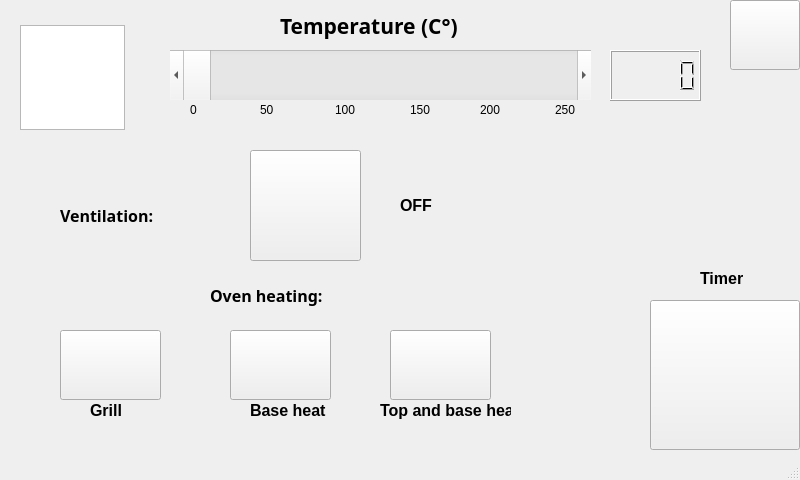
<?xml version="1.0" encoding="UTF-8"?>
<ui version="4.0">
 <class>FinestraS</class>
 <widget class="QMainWindow" name="FinestraS">
  <property name="geometry">
   <rect>
    <x>0</x>
    <y>0</y>
    <width>800</width>
    <height>480</height>
   </rect>
  </property>
  <property name="windowTitle">
   <string>MainWindow</string>
  </property>
  <widget class="QWidget" name="centralwidget">
   <widget class="QGraphicsView" name="temperature">
    <property name="geometry">
     <rect>
      <x>20</x>
      <y>25</y>
      <width>105</width>
      <height>105</height>
     </rect>
    </property>
   </widget>
   <widget class="QPushButton" name="back">
    <property name="geometry">
     <rect>
      <x>730</x>
      <y>0</y>
      <width>70</width>
      <height>70</height>
     </rect>
    </property>
    <property name="text">
     <string/>
    </property>
   </widget>
   <widget class="QScrollBar" name="temperatureBar">
    <property name="geometry">
     <rect>
      <x>170</x>
      <y>50</y>
      <width>421</width>
      <height>50</height>
     </rect>
    </property>
    <property name="maximum">
     <number>250</number>
    </property>
    <property name="sliderPosition">
     <number>0</number>
    </property>
    <property name="orientation">
     <enum>Qt::Horizontal</enum>
    </property>
   </widget>
   <widget class="QLCDNumber" name="degree">
    <property name="geometry">
     <rect>
      <x>610</x>
      <y>50</y>
      <width>91</width>
      <height>51</height>
     </rect>
    </property>
    <property name="font">
     <font>
      <pointsize>10</pointsize>
      <weight>75</weight>
      <italic>false</italic>
      <bold>true</bold>
      <underline>false</underline>
      <strikeout>false</strikeout>
      <stylestrategy>PreferDefault</stylestrategy>
      <kerning>true</kerning>
     </font>
    </property>
   </widget>
   <widget class="QLabel" name="degree_0">
    <property name="geometry">
     <rect>
      <x>190</x>
      <y>100</y>
      <width>15</width>
      <height>20</height>
     </rect>
    </property>
    <property name="text">
     <string>0</string>
    </property>
   </widget>
   <widget class="QLabel" name="label">
    <property name="geometry">
     <rect>
      <x>260</x>
      <y>100</y>
      <width>21</width>
      <height>20</height>
     </rect>
    </property>
    <property name="text">
     <string>50</string>
    </property>
   </widget>
   <widget class="QLabel" name="label_2">
    <property name="geometry">
     <rect>
      <x>335</x>
      <y>100</y>
      <width>31</width>
      <height>20</height>
     </rect>
    </property>
    <property name="text">
     <string>100</string>
    </property>
   </widget>
   <widget class="QLabel" name="label_3">
    <property name="geometry">
     <rect>
      <x>410</x>
      <y>100</y>
      <width>31</width>
      <height>20</height>
     </rect>
    </property>
    <property name="text">
     <string>150</string>
    </property>
   </widget>
   <widget class="QLabel" name="label_4">
    <property name="geometry">
     <rect>
      <x>480</x>
      <y>100</y>
      <width>31</width>
      <height>20</height>
     </rect>
    </property>
    <property name="text">
     <string>200</string>
    </property>
   </widget>
   <widget class="QLabel" name="label_5">
    <property name="geometry">
     <rect>
      <x>555</x>
      <y>100</y>
      <width>31</width>
      <height>20</height>
     </rect>
    </property>
    <property name="text">
     <string>250</string>
    </property>
   </widget>
   <widget class="QPushButton" name="pushButton">
    <property name="geometry">
     <rect>
      <x>250</x>
      <y>150</y>
      <width>111</width>
      <height>111</height>
     </rect>
    </property>
    <property name="text">
     <string/>
    </property>
   </widget>
   <widget class="QPushButton" name="pushButton_2">
    <property name="geometry">
     <rect>
      <x>230</x>
      <y>330</y>
      <width>101</width>
      <height>70</height>
     </rect>
    </property>
    <property name="text">
     <string/>
    </property>
   </widget>
   <widget class="QPushButton" name="pushButton_3">
    <property name="geometry">
     <rect>
      <x>60</x>
      <y>330</y>
      <width>101</width>
      <height>70</height>
     </rect>
    </property>
    <property name="text">
     <string/>
    </property>
   </widget>
   <widget class="QPushButton" name="pushButton_4">
    <property name="geometry">
     <rect>
      <x>390</x>
      <y>330</y>
      <width>101</width>
      <height>70</height>
     </rect>
    </property>
    <property name="text">
     <string/>
    </property>
   </widget>
   <widget class="QPushButton" name="start">
    <property name="geometry">
     <rect>
      <x>650</x>
      <y>300</y>
      <width>150</width>
      <height>150</height>
     </rect>
    </property>
    <property name="font">
     <font>
      <family>JasmineUPC</family>
      <pointsize>36</pointsize>
      <weight>75</weight>
      <italic>false</italic>
      <bold>true</bold>
     </font>
    </property>
    <property name="text">
     <string/>
    </property>
   </widget>
   <widget class="QLabel" name="label_6">
    <property name="geometry">
     <rect>
      <x>280</x>
      <y>10</y>
      <width>221</width>
      <height>31</height>
     </rect>
    </property>
    <property name="font">
     <font>
      <family>Arial Black</family>
      <pointsize>16</pointsize>
      <weight>75</weight>
      <bold>true</bold>
     </font>
    </property>
    <property name="text">
     <string>Temperature (C°)</string>
    </property>
   </widget>
   <widget class="QLabel" name="label_7">
    <property name="geometry">
     <rect>
      <x>400</x>
      <y>180</y>
      <width>71</width>
      <height>51</height>
     </rect>
    </property>
    <property name="font">
     <font>
      <family>Arial</family>
      <pointsize>12</pointsize>
      <weight>75</weight>
      <bold>true</bold>
     </font>
    </property>
    <property name="text">
     <string>OFF</string>
    </property>
   </widget>
   <widget class="QLabel" name="label_8">
    <property name="geometry">
     <rect>
      <x>60</x>
      <y>200</y>
      <width>161</width>
      <height>31</height>
     </rect>
    </property>
    <property name="font">
     <font>
      <family>Arial Black</family>
      <pointsize>12</pointsize>
      <weight>75</weight>
      <bold>true</bold>
     </font>
    </property>
    <property name="text">
     <string>Ventilation:</string>
    </property>
   </widget>
   <widget class="QLabel" name="label_9">
    <property name="geometry">
     <rect>
      <x>210</x>
      <y>280</y>
      <width>191</width>
      <height>31</height>
     </rect>
    </property>
    <property name="font">
     <font>
      <family>Arial Black</family>
      <pointsize>12</pointsize>
      <weight>75</weight>
      <bold>true</bold>
     </font>
    </property>
    <property name="text">
     <string>Oven heating:</string>
    </property>
   </widget>
   <widget class="QLabel" name="label_10">
    <property name="geometry">
     <rect>
      <x>90</x>
      <y>400</y>
      <width>51</width>
      <height>21</height>
     </rect>
    </property>
    <property name="font">
     <font>
      <family>Arial</family>
      <pointsize>12</pointsize>
      <weight>75</weight>
      <bold>true</bold>
     </font>
    </property>
    <property name="text">
     <string>Grill</string>
    </property>
   </widget>
   <widget class="QLabel" name="label_11">
    <property name="geometry">
     <rect>
      <x>250</x>
      <y>400</y>
      <width>81</width>
      <height>21</height>
     </rect>
    </property>
    <property name="font">
     <font>
      <family>Arial</family>
      <pointsize>12</pointsize>
      <weight>75</weight>
      <bold>true</bold>
     </font>
    </property>
    <property name="text">
     <string>Base heat</string>
    </property>
   </widget>
   <widget class="QLabel" name="label_12">
    <property name="geometry">
     <rect>
      <x>380</x>
      <y>400</y>
      <width>131</width>
      <height>21</height>
     </rect>
    </property>
    <property name="font">
     <font>
      <family>Arial</family>
      <pointsize>12</pointsize>
      <weight>75</weight>
      <bold>true</bold>
     </font>
    </property>
    <property name="text">
     <string>Top and base heat</string>
    </property>
   </widget>
   <widget class="QLabel" name="label_13">
    <property name="geometry">
     <rect>
      <x>700</x>
      <y>270</y>
      <width>59</width>
      <height>16</height>
     </rect>
    </property>
    <property name="font">
     <font>
      <family>Arial</family>
      <pointsize>12</pointsize>
      <weight>75</weight>
      <bold>true</bold>
     </font>
    </property>
    <property name="text">
     <string>Timer</string>
    </property>
   </widget>
  </widget>
  <widget class="QMenuBar" name="menubar">
   <property name="geometry">
    <rect>
     <x>0</x>
     <y>0</y>
     <width>800</width>
     <height>36</height>
    </rect>
   </property>
  </widget>
  <widget class="QStatusBar" name="statusbar"/>
 </widget>
 <resources/>
 <connections/>
</ui>
